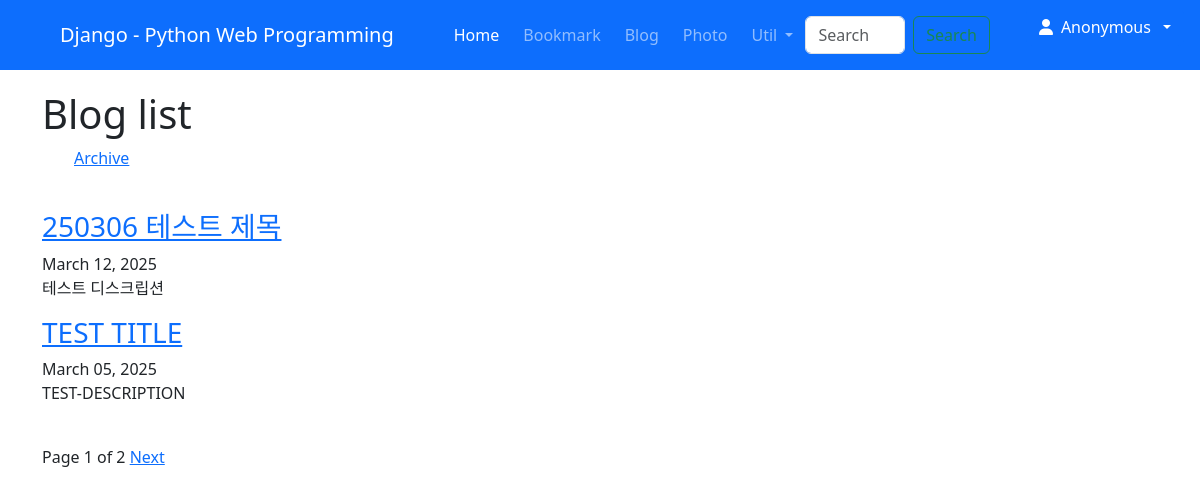
/blog/, run on an earlier commit of the app's database.
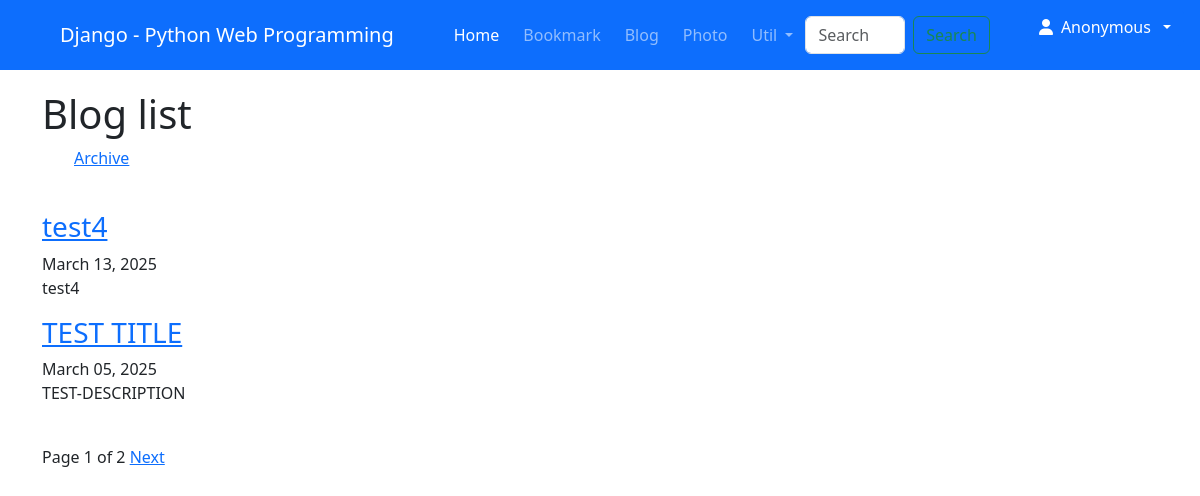
And on a later commit of the database.
### blog/models.py (models this page shows, shortened)
class Post(models.Model):
    title = models.CharField(verbose_name='TITLE', max_length=50)
    slug = models.SlugField('SLUG', unique=True, allow_unicode=True, help_text='one word for title alias.')
    description = models.CharField('DESCRIPTION', max_length=100, blank=True, help_text='simple description text.')
    content = models.TextField('CONTENT')
    create_dt = models.DateTimeField('CREATE DATE', auto_now_add=True)
    modify_dt = models.DateTimeField('MODIFY DATE', auto_now=True)
    tags = TaggableManager(blank=True)
    class Meta:
        verbose_name = 'post'
        verbose_name_plural = 'posts'
        db_table = 'blog_posts'
        ordering = ('-modify_dt',)
    def get_absolute_url(self):
        return reverse('blog:detail', args=(self.slug,))

### blog/views.py (the view)
# urls.py: path('', views.PostLV.as_view(), name='index'),
class PostLV(ListView):
    model = Post
    template_name = 'blog/post_all.html'
    context_object_name = 'posts'
    paginate_by = 2

### utils/context_processors.py (called while the page is built)
def global_debug(request):
    return {'debug' : DEBUG}

### templates/blog/post_all.html (shortened to what this page needs)
{% extends 'base.html' %}
{% load static %}
{% block content %}
<h1> Blog list </h1>
<ul>
    <li style="display: inline;">
        <a href="{% url 'blog:archive' %}">Archive</a>
    </li>
</ul>
<br>
{% for post in posts %}
    <h3><a href='{{ post.get_absolute_url }}'>{{ post.title }}</a></h3>
    {{ post.modify_dt|date:"N d, Y" }}
    <p>{{ post.description }}</p>
{% endfor %}
<br>
<div>
    <span>
        Page {{ page_obj.number }} of {{ page_obj.paginator.num_pages }}
        {% if page_obj.has_next %}
            <a href="?page={{ page_obj.next_page_number }}">Next</a>
        {% endif %}
    </span>
</div>
{% endblock %}

### templates/base.html (shortened to what this page needs)
<!DOCTYPE html>
<html lang="ko">
<head>
    <link href="https://cdn.jsdelivr.net/npm/bootstrap@5.3.3/dist/css/bootstrap.min.css" rel="stylesheet">
</head>
<body style="padding-top:90px;">
    <nav class="navbar navbar-expand-lg bg-primary navbar-dark fixed-top">
        <div class="container-fluid">
          <span class="navbar-brand mx-5 mb-0 font-weight-bold font-italic">Django - Python Web Programming</span>
          <div class="collapse navbar-collapse" id="navbarSupportedContent">
            <ul class="navbar-nav me-auto mb-2 mb-lg-0">
              <li class="nav-item mx-1">
                <a class="nav-link active" aria-current="page" href="{% url 'home' %}">Home</a>
              </li>
              <li class="nav-item mx-1">
                <a class="nav-link" href="{% url 'bookmark:index' %}">Bookmark</a>
              </li>
              <li class="nav-item mx-1">
                <a class="nav-link" href="{% url 'blog:index' %}">Blog</a>
              </li>
              <li class="nav-item mx-1">
                <a class="nav-link" href="#">Photo</a>
              </li>
              <li class="nav-item dropdown mx-1">
                <a class="nav-link dropdown-toggle" href="#" role="button" data-bs-toggle="dropdown" aria-expanded="false">
                  Util
                </a>
              </li>
            </ul>
            <form class="d-flex" role="search" action="" method="post"> {% csrf_token %}
              <input class="form-control me-2" type="search" placeholder="Search" aria-label="Search" name="search_word">
              <button class="btn btn-outline-success" type="submit">Search</button>
            </form>
            <ul class="navvar-nav ml-5 mr-5">
              <li class="nav-item dropdown mx-1 btn btn-primary">
                {% if user.is_active %}
                <a class="nav-link dropdown-toggle text-white" href="#" data-bs-toggle="dropdown">
                  <i class="fas fa-user"></i>&ensp;{% firstof user.get_short_name user.get_username %} &ensp;</a>
                  <div class="dropdown-menu">
                    <form method="post" action="{% url 'logout' %}" style="display:inline;">
                      {% csrf_token %}
                      <button type="submit" class="dropdown-item">LOG OUT</button>
                    </form>
                    {% comment %} <a class="dropdown-item" href="{% url 'logout' %}">LOG OUT</a> {% endcomment %}
                    <a class="dropdown-item" href="{% url 'password_change' %}">Change PW</a>
                  </div>
                  {% else %}
                  <a class="nav-link dropdown-toggle text-white" href="#" data-bs-toggle="dropdown">
                    <i class="fas fa-user"></i>&ensp;Anonymous&ensp;</a>
                    {% endif %}
                  </li>
                </ul>
          </div>
        </div>
      </nav>
      <div class="container">
        {% block content %}{% endblock %}
      </div>
</body>
  </html>

What changed in the data, as far as the page shows it:
removed Post: title "250306 테스트 제목", modify_dt "March 12, 2025", description "테스트 디스크립션"
added Post: title "test4", modify_dt "March 13, 2025", description "test4"
